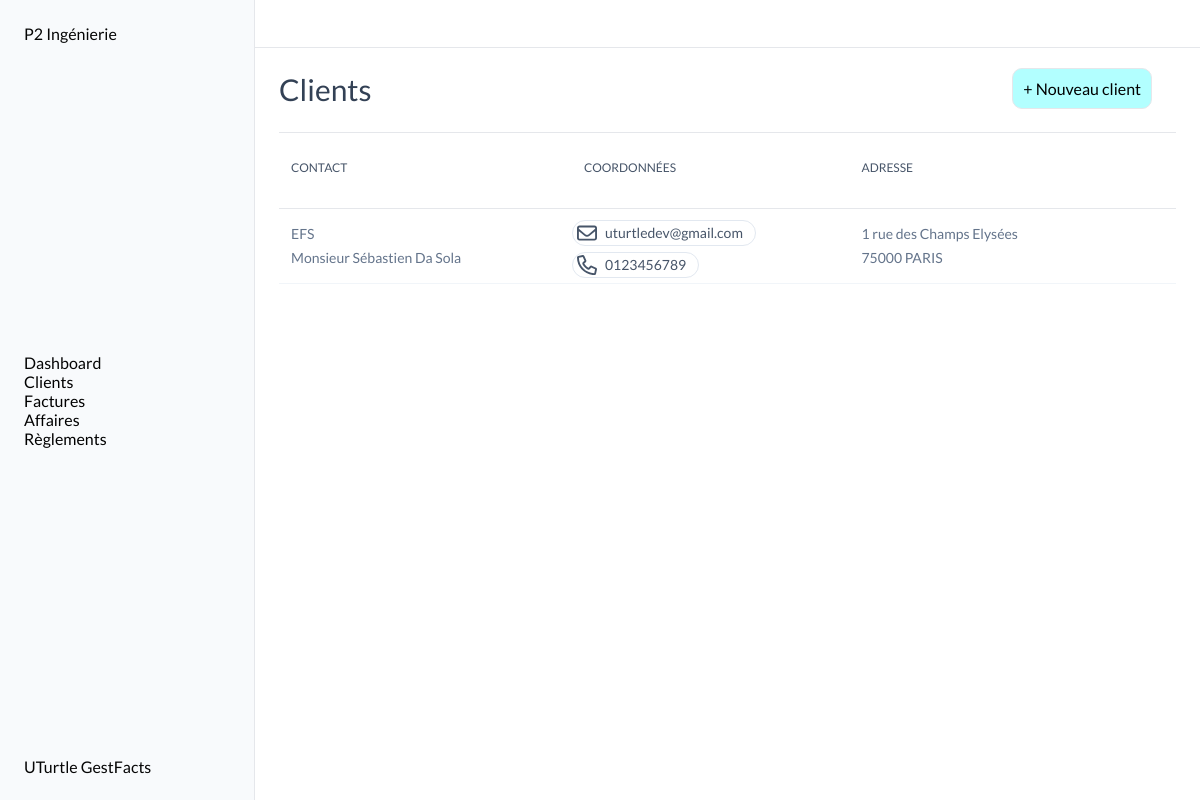
/clients/, run on the app's committed database.
### clients/models.py (models this page shows, shortened)
class Client(models.Model):
    entity_name = models.CharField(max_length=100)
    address = models.CharField(max_length=200, blank=True, null=True)
    zip_code = models.CharField(max_length=5, blank=True, null=True)
    city = models.CharField(max_length=100, blank=True, null=True)
    contact = models.CharField(max_length=100, blank=True, null=True)
    phone_number = models.CharField(max_length=10, blank=True, null=True)
    email = models.EmailField(blank=True, null=True)
    class Meta:
        verbose_name = "Client"
        verbose_name_plural = "Clients"

### clients/views.py (the view)
# urls.py: path('', clients , name="clients"),
def clients(request):
    clients = Client.objects.all()
    sorted_clients = sorted(clients, key=lambda client: client.entity_name.lower())
    return render(request, 'pages/clients/clients.html', context={'clients': sorted_clients})

### templates/pages/clients/clients.html (shortened to what this page needs)
{% extends "base.html" %}
{% block content %}
<div class="title">
    <H2>Clients</H2>
    <div class="title_btn">
        <div class="new"><a href="{% url "clients:create" %}">+ Nouveau client</a></div>
    </div>
</div>
<section class="tableau">
    <table class="table">
        <thead>
            <tr>
                <th>
                    <div class="th-div">
                        <span>CONTACT</span>
                    </div>
                </th>
                <th>
                    <div class="th-div">
                        <span>COORDONNÉES</span>
                    </div>
                </th>
                <th>
                    <div class="th-div">
                        <span>ADRESSE</span>
                    </div>
                </th>
                <th>
                    <div class="th-div">
                    </div>
                </th>
            </tr>
        </thead>
        {% if clients %}
        <tbody>
            {% for client in clients %}
            <tr data-url="{% url 'clients:detail' client.pk %}" class="clickable-row">
                <td clospan="1">
                    <div class="addresse">
                        <p>{{ client.entity_name }}</p>
                        <p>{{ client.contact }}</p>
                    </div>
                </td>
                <td clospan="1">
                    <div>
                        <div>
                            <a href="mailto:uturtledev@gmail.com" target="_blank" class="coordonnees">
                                <span class="span-coordonnees">{{ client.email }}</span>
                            </a>
                        </div>
                        <div class="coordonnees">
                            <span class="span-coordonnees">{{ client.phone_number }}</span>
                        </div>
                    </div>
                </td>
                <td clospan="1">
                    <div class="addresse">
                        <P>{{ client.address }}</P>
                        <P>{{ client.zip_code }} {{ client.city }}</P>
                    </div>
                </td>
                <td clospan="1">
                </td>
            </tr>
            {% endfor %}
        </tbody>
        {% endif %}
    </table>
</section>
{% endblock content %}

### static/style.css (style rules this page uses)
:root { --light-grey: #F8FAFC; --bg-container: #fff; --border-color: #e5e7eb; --police: 'lato', sans-serif; --sidebar-size: 255px; --h2-size: 30px; --h2-weight: 500; --h2-line-height: 36px; --h2-color: #334155; --text-color: #050505; --th-color: rgb(71, 85, 105); --th-border-color: rgb(226, 232, 240); --td-color: rgb(100 116 139); --td-border-color: rgb(241 245 249); --tr-bg-hover: rgb(248 250 252); --mail-border-color: rgb(226 232 240); --adresse-color: rgb(100, 116, 139); --btn_new_color: rgba(0, 255, 255, 0.3); --btn_new_hover: rgba(0, 255, 255, 0.5); --btn_delete_color: rgba(255, 144, 144, 0.915); --btn_delete_hover: rgba(255, 105, 105, 0.915); --svg-color: rgb(148 163 184); }
body { font-family: var(--police); }
.title { position: relative; display: flex; flex-direction: row; align-items: center; justify-content: space-between; padding-bottom: 24px; padding-top: 20px; padding-right: 24px; margin-top: 48px; }
.title::after { content: ""; position: absolute; bottom: 0px; width: 100%; height: 1px; background-color: var(--border-color); }
h2 { color: var(--h2-color); font-family: var(--police); font-size: var(--h2-size); font-weight: var(--h2-weight); line-height: var(--h2-line-height); }
.title_btn { cursor: pointer; }
.new { width: 100%; display: flex; flex-direction: row; align-items: center; justify-content: center; padding-bottom: 10px; padding-top: 10px; padding-right: 10px; padding-left: 10px; border: 1px solid var(--border-color); background-color: var(--btn_new_color); border-radius: 10px; }
.tableau { width: 100%; padding-bottom: 8px; scrollbar-width: thin; }
.table { min-width: 100%; text-indent: 0; border-collapse: collapse; border-spacing: 0; }
thead { scrollbar-width: thin; line-height: 24px; height: 75px; }
tr { scrollbar-width: thin; border-bottom: 1px; border-bottom-style: solid; border-color: var(--border-color); cursor: pointer; }
th { color: var(--th-color); line-height: 16px; font-weight: 500; font-size: 12px; }
.th-div { padding-right: 24px; padding-left: 12px; padding-bottom: 12px; padding-top: 8px; display: flex; align-items: center; cursor: pointer; }
svg { overflow: visible; width: 7.5px; display: inline-block; height: 16px; vertical-align: -1.5px; color: var(--th-color); }
.param-svg { width: 20px; height: 20px; }
td { border-bottom: 1px; border-bottom-style: solid; border-color: var(--td-border-color); height: 75px; }
.coordonnees { display: inline-flex; align-items: center; cursor: pointer; border: 1px solid var(--mail-border-color); border-radius: 50px; padding: 2px 4px; margin-top: 6px; }
.span-coordonnees { font-size: 14px; color: var(--th-color); margin-left: 8px; margin-right: 8px; }
.addresse p { font-size: 14px; color: var(--adresse-color); padding-bottom: 2px; padding-left: 12px; padding-right: 12px; padding-top: 2px; text-wrap: nowrap; line-height: 20px; }
td:last-child { text-align: -webkit-right; }
a { color: black; }

### data on the page
Client: entity_name "EFS", contact "Monsieur Sébastien Da Sola", email "uturtledev@gmail.com", phone_number "0123456789", address "1 rue des Champs Elysées", zip_code "75000", city "PARIS"
